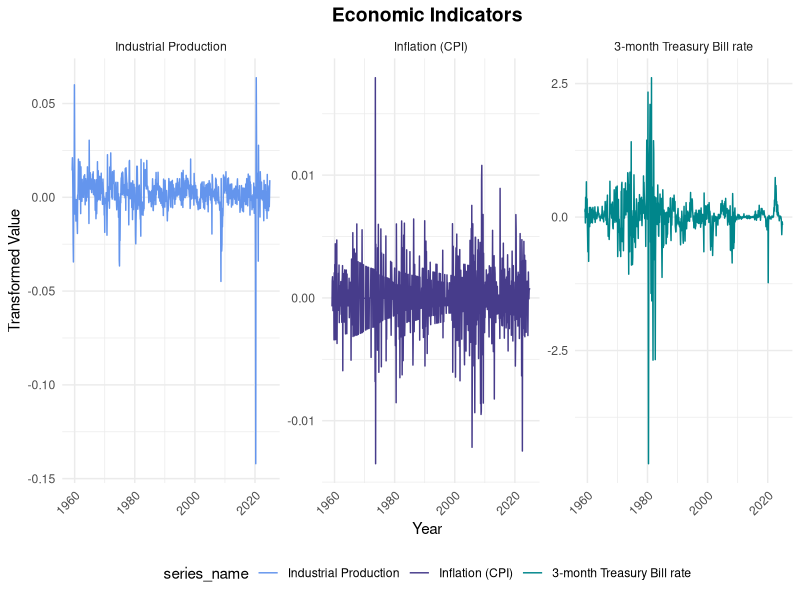
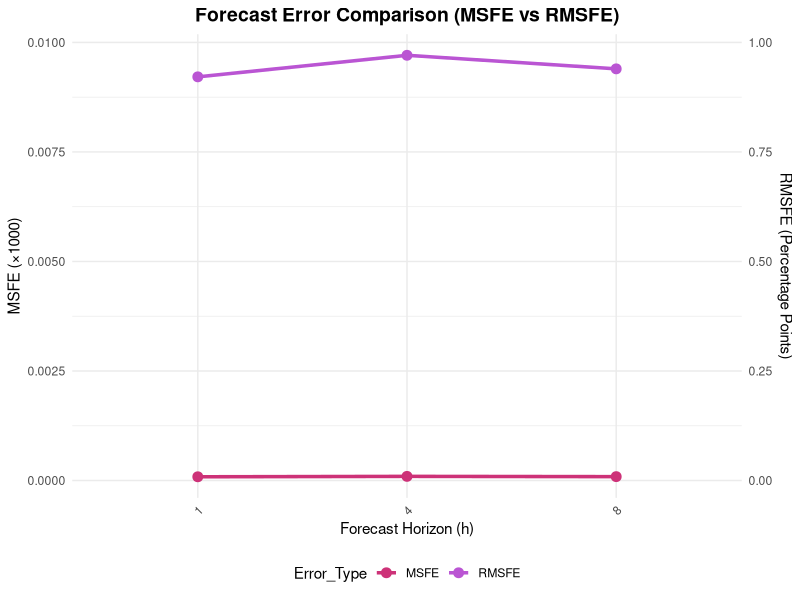

Here is the R script that generated these plots, in order:
## ---- chunk 1

library(readr) 
library(dplyr)   
library(ggplot2)
library(lubridate)
library(tidyr)

#Load the dataset:
df <- read_csv("current.csv")
View(df)
library(knitr)  
knitr::kable(head(df)) 

#Dimensions of the dataset:
dimensions=dim(df)
cat("Dimensions Dataset : ", dimensions )

## ---- chunk 2

#Removing the first row of the dataset, which contains the transformation codes and storing them in a data frame:
transformation_codes <- data.frame(Series = names(df)[-1], Transformation_Code = as.numeric(df[1, -1]))
transformation_codes

## ---- chunk 3

mdiff <- function(x) {
  x - dplyr::lag(x, 1, default = NA)  #First difference (ΔX_t = X_t - X_(t-1))
}

## ---- chunk 4

apply_transformation <- function(series, code) {
  if (code == 1) {
    return(series)
  } else if (code == 2) {
    return(mdiff(series))
  } else if (code == 3) {
    return(mdiff(mdiff(series)))
  } else if (code == 4) {
    return(log(series))
  } else if (code == 5) {
    return(mdiff(log(series)))
  } else if (code == 6) {
    return(mdiff(mdiff(log(series))))
  } else if (code == 7) {
    return(mdiff(series) / dplyr::lag(series, 1) - 1)
  } else {
    stop("Invalid transformation code")
  }
}

## ---- chunk 5

for (i in 1:nrow(transformation_codes)) {
  series_name <- transformation_codes$Series[i]
  code <- transformation_codes$Transformation_Code[i]
  df[[series_name]] <- apply_transformation(as.numeric(df[[series_name]]), code)
}

#Clean the DataFrame:
df_cleaned <- df[-c(1:3), ]
head(df_cleaned)
View(df_cleaned)
#by removing rows 1 to 3, since the first row contains the transformation codes and
#the second and third rows contain missing values due to the first and second difference transformations

## ---- chunk 6

series_to_plot <- c('INDPRO', 'CPIAUCSL', 'TB3MS')
series_names <- c('Industrial Production', 'Inflation (CPI)', '3-month Treasury Bill rate')

## ---- chunk 7

class(df_cleaned$sasdate)  # Output: "character"
plot_data <- df_cleaned %>%
  select(sasdate, all_of(series_to_plot)) %>%
  pivot_longer(-sasdate, names_to = "series", values_to = "value") %>%
  mutate(sasdate =mdy(sasdate),
         series_name = factor(series, levels = series_to_plot, labels = series_names))

df_cleaned <- df_cleaned %>%
  mutate(sasdate = as.Date(sasdate, format = "%m/%d/%Y")) 
print(head(df_cleaned$sasdate))

class(df_cleaned$sasdate) # Output: "Date"

## ---- chunk 8

df_cleaned <- df_cleaned %>%
  filter(!is.na(INDPRO) & !is.na(CPIAUCSL) & !is.na(TB3MS))

print(paste("Rows after removing missing values:", nrow(df_cleaned))) 

## ---- chunk 9
#| column: screen-inset-shaded
#| layout-nrow: 1
#| fig-width: 11
#| fig-height: 5

ggplot(plot_data, aes(x = sasdate, y = value, color = series_name)) +
  geom_line() +
  scale_color_manual(values = c("Industrial Production" = "cornflowerblue",
                                "Inflation (CPI)" = "slateblue4",
                                "3-month Treasury Bill rate" = "turquoise4")) +
  facet_wrap(~series_name, scales = "free") +
  labs(title = "Economic Indicators", x = "Year", y = "Transformed Value") +
  theme_minimal() +
  theme(axis.text.x = element_text(angle = 45, hjust = 1),
    legend.position = "bottom",
    plot.title = element_text(hjust = 0.5, size = 14, face = "bold")  #centering the title and making it bold
  )

## ---- chunk 10

#Prepare data for estimation:
Yraw <- df_cleaned$INDPRO
Xraw <- df_cleaned %>% select(CPIAUCSL, TB3MS)
#forecasting target variable Industrial Production (INDPRO) using external variables Inflation (CPI) and Treasury Bill Rate (TB3MS)

num_lags <- 4  # Number of lags (p) for autoregressive model
num_leads <- 1  # Forecast horizon (h-step ahead forecast)

#Create a dataframe X with a constant column (Ones) for the intercept term in regression:
X <- data.frame(Ones = rep(1, nrow(df_cleaned)))

#Create Lagged Variables for INDPRO (Target Variable):
for (lag in 0:num_lags) {
  X[paste0('INDPRO_lag', lag)] <- dplyr::lag(Yraw, lag)
}

#Create Lagged Variables for CPIAUCSL and TB3MS (Exogenous Predictors):
for (col in names(Xraw)) {
  for (lag in 0:num_lags) {
    X[paste0(col, '_lag', lag)] <- dplyr::lag(Xraw[[col]], lag)
  }
}

#Define the Target Variable for Forecasting:
y <-dplyr::lead(Yraw, num_leads)

#Prepare the Last Row of X for Forecasting:
X_T <-as.matrix(tail(X, 1))
#extracting the last row of X as a matrix (X_T), this will be used to compute the one-step-ahead prediction, since the last available data is used to predict the next period.

#Removing NA rows (due to lagging/leading):
complete_cases <- complete.cases(X, y)
X <-X[complete_cases, ]
y <-y[complete_cases]
#complete.cases(X, y) identifies the rows without missing values

## ---- chunk 11

#The parameters of the model can be estimated by OLS,
#but OLS calculations require numeric vector/matrix inputs.
#This ensures compatibility with matrix operations:
y <-as.vector(y) #ensures that y is a numeric vector
X <-as.matrix(X) #converts X into a numeric matrix

#Solving for the OLS estimator beta: (X'X)^{-1} X'Y
beta_ols <-solve(crossprod(X), crossprod(X, y))
#this estimates the best-fit parameters (β_ols) for the model.
#These parameters tell us how past values of INDPRO, CPI, and TB3MS influence future values of INDPRO.

#Compute the One Step Ahead Forecast (% change month-to-month INDPRO)
forecast <-(X_T %*% beta_ols) * 100
forecast
#forecasting the percentage change (and multiplying by 100 gives the forecast in percentage points),
#since INDPRO has been transformed in logarithmic differences

## ---- chunk 12

#Function to perform real-time forecasting and calculate MSFE and RMSFE:
calculate_forecast_errors <- function(df_cleaned, num_lags, horizons) {
  
  # Forecast INDPRO using its past values and external economic indicators:
  Yraw <- df_cleaned$INDPRO
  Xraw <- df_cleaned %>% select(CPIAUCSL, TB3MS)
  
  # Create lagged variables
  #The ARX model needs past values to make forecasts
  #Lagging helps capture time-dependent relationships
  X <- data.frame(Ones = rep(1, nrow(df_cleaned)))
  
  for (lag in 0:num_lags) {
    X[paste0('INDPRO_lag', lag)] <- dplyr::lag(Yraw, lag)
  }
  
  for (col in names(Xraw)) {
    for (lag in 0:num_lags) {
      X[paste0(col, '_lag', lag)] <- dplyr::lag(Xraw[[col]], lag)
    }
  }
  
  # Prepare to store MSFE and RMSFE results:
  forecast_errors <- data.frame(Horizon = horizons, MSFE = NA, RMSFE = NA)
  
  # Loop over different forecasting horizons
  # Evaluate forecast accuracy for different time steps
  for (i in seq_along(horizons)) {
    h <- horizons[i]
    
    # Define the Target (y) at Each Forecast Horizon
    y <- dplyr::lead(Yraw, h)
    
    # Remove NA rows due to lagging/leading:
    complete_cases <- complete.cases(X, y)
    X_train <- as.matrix(X[complete_cases, ])
    y_train <- as.vector(y[complete_cases])
    
    # Estimate OLS coefficients:
    beta_ols <- solve(crossprod(X_train), crossprod(X_train, y_train))
    
    # Generate forecasts:
    y_pred <- X_train %*% beta_ols
    
    # Compute MSFE and RMSFE:
    msfe <- mean((y_pred - y_train)^2) #MSFE measures average squared error (the lower the better)
    rmsfe <- sqrt(msfe) #RMSFE is the square root of MSFE (easier to interpret)
    
    # Store results:
    forecast_errors$MSFE[i] <- msfe
    forecast_errors$RMSFE[i] <- rmsfe
  }
  
  return(forecast_errors)
}

## ---- chunk 13

#Define lag length and forecast horizons:
num_lags <- 4
horizons <- c(1, 4, 8) 

#Compute MSFE and RMSFE for different horizons:
forecast_error_values <- calculate_forecast_errors(df_cleaned, num_lags, horizons)

#Print results:
print(forecast_error_values) 

## ---- chunk 14

#Reshape the data from wide format to long format, since ggplot2 requires long format data 
#for plotting multiple variables:
forecast_error_long <- forecast_error_values %>%
  pivot_longer(cols = c("MSFE", "RMSFE"), names_to = "Error_Type", values_to = "Value")
forecast_error_long

## ---- chunk 15
#| column: screen-inset-shaded
#| layout-nrow: 1
#| fig-width: 5
#| fig-height: 7
 
ggplot(forecast_error_long, aes(x = factor(Horizon), y = Value, color = Error_Type, group = Error_Type)) +
  geom_point(size = 3) +  #adds points at each forecast horizon
  geom_line(size = 1.2) + #connects points with lines for better readability
  
  # Scale the y-axis properly: primary y-axis (left) displaying MSFE, secondary y-axis (right) displaying RMSFE
  scale_y_continuous(  
    name = "MSFE (×1000)", #scaled by 1000 for better visibility
    labels = scales::comma, #ensures large numbers with commas
    sec.axis = sec_axis(~.*100, name = "RMSFE (Percentage Points)")  #multiplied by 100 to show percentage points
  ) +
  labs(title = "Forecast Error Comparison (MSFE vs RMSFE)", 
       x = "Forecast Horizon (h)") +
  scale_color_manual(values = c("MSFE" = "violetred3", "RMSFE" = "mediumorchid")) +
  theme_minimal() +
  theme(axis.text.x = element_text(angle = 45, hjust = 1),
    legend.position = "bottom",   
    plot.title = element_text(hjust = 0.5, size = 14, face = "bold")  #centering the title and making it bold
  )  
knitr::kable(forecast_error_values)      

